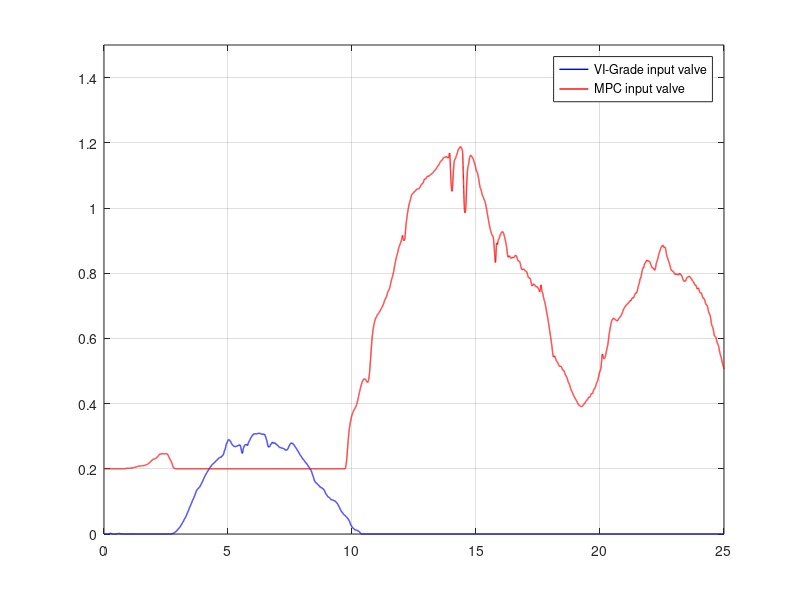

The MATLAB script that drew this image: (Note: this script raises an error after producing the figure.)
% script to compare input VALVES signal control USING state of art and MPC INPUTS

clear all;
clc;

%% path settings

real_data_path = 'C:\Users\giulio\Desktop\UNIVERSITA\TESI\active seat\Active_Seat_test\vigrade_offline_test\Real_data';
sim_data_path = 'C:\Users\giulio\Desktop\UNIVERSITA\TESI\active seat\Active_Seat_test\vigrade_offline_test\MATMPC_data';
main_path = 'C:\Users\giulio\Desktop\UNIVERSITA\TESI\active seat\Active_Seat_test\vigrade_offline_test';

%% plot settings
legend_size=12; %LEGEND SIZE SETTINGS
title_size=19;  %TITLE SIZE SETTINGS


%% load data

cd(real_data_path)
load real_out_valves.mat
sim_type_real = sim_type;
cd(sim_data_path)
load sim_out_valves.mat
sim_type_sim = sim_type;


if strcmp(sim_type_real, sim_type_sim)
    
    sim_valve_1 = lateral_out.signals.values(:,1);
    sim_valve_2 = lateral_out.signals.values(:,3);
    sim_valve_3 = rear_out.signals.values(:,2);
    sim_valve_4 = rear_out.signals.values(:,1);
    sim_valve_5 = lateral_out.signals.values(:,4);
    sim_valve_6 = lateral_out.signals.values(:,2);
%     sim_valve_7 =
%     sim_valve_8 =

    cd(real_data_path)
    load real_out_valves.mat
    
    real_valve_1 = lateral_out.signals.values(:,1);
    real_valve_2 = lateral_out.signals.values(:,3);
    real_valve_3 = rear_out.signals.values(:,2);
    real_valve_4 = rear_out.signals.values(:,1);
    real_valve_5 = lateral_out.signals.values(:,4);
    real_valve_6 = lateral_out.signals.values(:,2);
%     real_valve_7 =
%     real_valve_8 =

    time = lateral_out.time;
    
else
    error('different sim_type, prepare the data output correctly!!');
end

%% plots

% valve 1

figure;
plot(time,real_valve_1,'b','Linewidth',1);
hold on; grid on;
ylim([0 1.5]);
plot(time,sim_valve_1,'r','Linewidth',1);
lgd = legend('VI-Grade input valve','MPC input valve');
lgd.FontSize= legend_size;
xlabel('time [s]'); ylabel('[Bar]');
title(['Compare [valve 1: lateral bottom left] input control, Simulation: ',sim_type],'FontSize',title_size,'Interpreter', 'none')

%% valve 2
figure;
plot(time,real_valve_2,'b','Linewidth',2);
hold on; grid on;
%ylim([0 1.5]);
plot(time,sim_valve_2,'r','Linewidth',2);
lgd = legend('VI-Grade input valve','UniPD-MPC input valve');
lgd.FontSize= legend_size;
xlabel('time [s]'); ylabel('[Bar]');
%title(['Compare [valve 2: lateral top left] input control, Simulation: ',sim_type],'FontSize',title_size,'Interpreter', 'none')

%% valve 3
figure;
plot(time,real_valve_3,'b','Linewidth',1);
hold on; grid on;
ylim([0 1.5]);
plot(time,sim_valve_3,'r','Linewidth',1);
lgd = legend('VI-Grade input valve','MPC input valve');
lgd.FontSize= legend_size;
xlabel('time [s]'); ylabel('[Bar]');
title(['Compare [valve 3: rear left] input control, Simulation: ',sim_type],'FontSize',title_size,'Interpreter', 'none')

%% valve 4
figure;
plot(time,real_valve_4,'b','Linewidth',1);
hold on; grid on;
ylim([0 1.5]);
plot(time,sim_valve_4,'r','Linewidth',1);
lgd = legend('VI-Grade input valve','MPC input valve');
lgd.FontSize= legend_size;
xlabel('time [s]'); ylabel('[Bar]');
title(['Compare [valve 4: rear right] input control, Simulation: ',sim_type],'FontSize',title_size,'Interpreter', 'none')

%% valve 5
figure;
plot(time,real_valve_5,'b','Linewidth',2);
hold on; grid on;
ylim([0 1.5]);
plot(time,sim_valve_5,'r','Linewidth',2);
lgd = legend('VI-Grade input valve','UniPD-MPC input valve');
lgd.FontSize= legend_size;
xlabel('time [s]'); ylabel('[Bar]');
%title(['Compare [valve 5: lateral top right] input control, Simulation: ',sim_type],'FontSize',title_size,'Interpreter', 'none')

%% valve 6
figure;
plot(time,real_valve_6,'b','Linewidth',1);
hold on; grid on;
ylim([0 1.5]);
plot(time,sim_valve_6,'r','Linewidth',1);
lgd = legend('VI-Grade input valve','MPC input valve');
lgd.FontSize= legend_size;
xlabel('time [s]'); ylabel('[Atm]');
title(['Compare [valve 6: lateral bottom right] input control, Simulation: ',sim_type],'FontSize',title_size,'Interpreter', 'none')